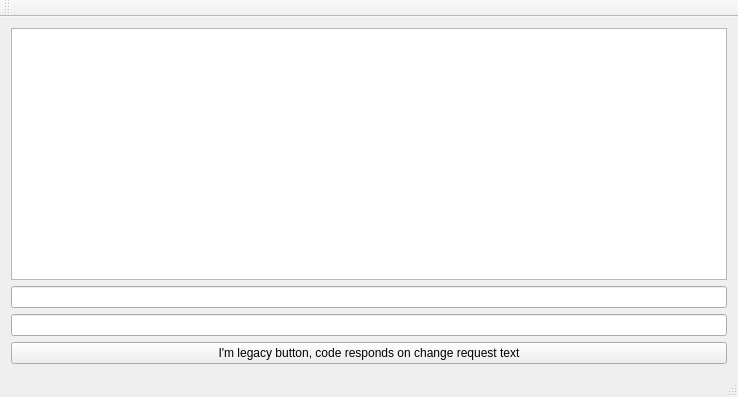
<?xml version="1.0" encoding="UTF-8"?>
<ui version="4.0">
 <class>ux_window</class>
 <widget class="QMainWindow" name="ux_window">
  <property name="geometry">
   <rect>
    <x>0</x>
    <y>0</y>
    <width>738</width>
    <height>397</height>
   </rect>
  </property>
  <property name="windowTitle">
   <string>ux_window</string>
  </property>
  <widget class="QWidget" name="centralWidget">
   <layout class="QVBoxLayout" name="verticalLayout">
    <item>
     <widget class="QPlainTextEdit" name="textEdit"/>
    </item>
    <item>
     <widget class="QLineEdit" name="lineEdit"/>
    </item>
    <item>
     <widget class="QLineEdit" name="lineEdit_2"/>
    </item>
    <item>
     <widget class="QPushButton" name="pushButton">
      <property name="text">
       <string>I'm legacy button, code responds on change request text</string>
      </property>
     </widget>
    </item>
   </layout>
  </widget>
  <widget class="QMenuBar" name="menuBar">
   <property name="geometry">
    <rect>
     <x>0</x>
     <y>0</y>
     <width>738</width>
     <height>22</height>
    </rect>
   </property>
  </widget>
  <widget class="QToolBar" name="mainToolBar">
   <attribute name="toolBarArea">
    <enum>TopToolBarArea</enum>
   </attribute>
   <attribute name="toolBarBreak">
    <bool>false</bool>
   </attribute>
  </widget>
  <widget class="QStatusBar" name="statusBar"/>
 </widget>
 <layoutdefault spacing="6" margin="11"/>
 <resources/>
 <connections/>
</ui>
